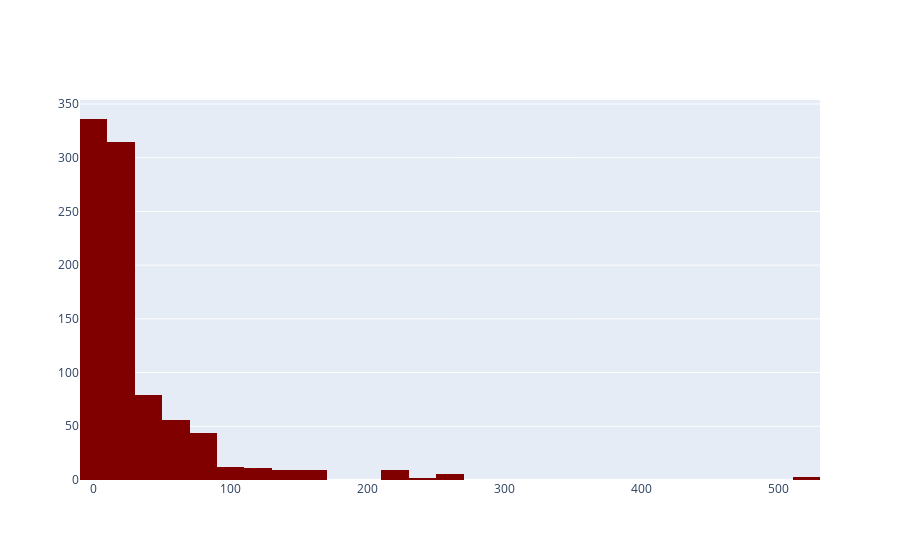

The code cell stored with this chart in its notebook:
### Code cell
import plotly.graph_objects as go


fig = go.Figure(data=[
    go.Histogram(
        x=train['Fare'],
        nbinsx=30,
        marker=dict(color='rgb(128,0,0)')
    )
])
fig.show()

### Figure 1 — Plotly figure (JSON) as saved in the notebook; plotly's stock layout.template omitted (floating-point values rounded to 4 significant figures; data arrays with more than 128 entries replaced by an {"elided": "..."} marker saying what was removed)
{"data": [{"marker": {"color": "rgb(128,0,0)"}, "nbinsx": 30, "type": "histogram", "x": {"elided": "891 float values"}}], "layout": {}}
